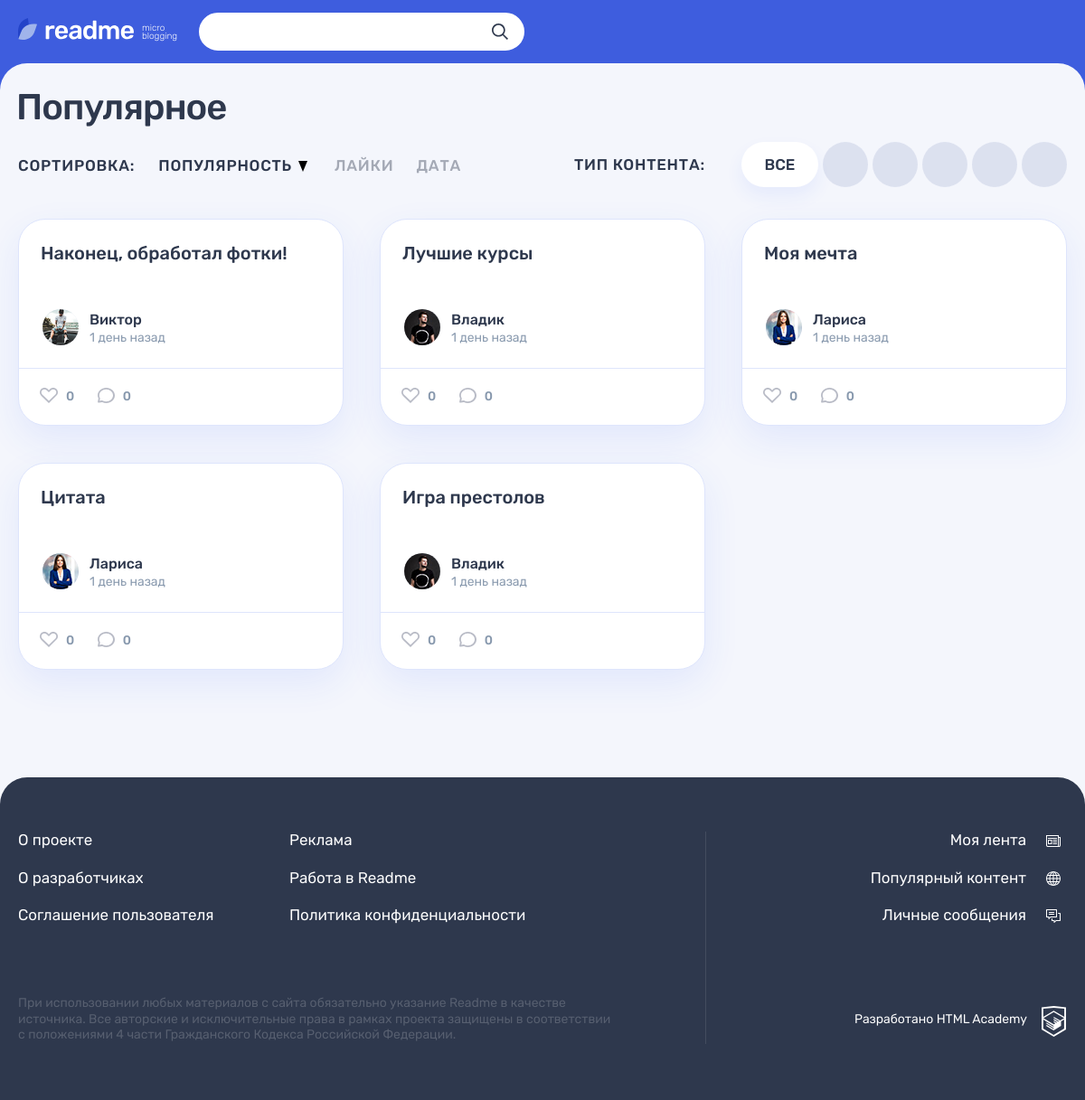
The page / on the database its author committed.
### tables this page shows
CREATE TABLE post_types (
  id INT AUTO_INCREMENT PRIMARY KEY,
  title VARCHAR(128) NOT NULL,
  name VARCHAR(128) NOT NULL UNIQUE
);

CREATE TABLE posts (
  id INT AUTO_INCREMENT PRIMARY KEY,
  creation_date DATETIME DEFAULT CURRENT_TIMESTAMP,
  author_id INT NOT NULL,
  post_type_id INT NOT NULL,
  title VARCHAR(128) NOT NULL,
  text TEXT NULL DEFAULT NULL,
  quote VARCHAR(128) NULL DEFAULT '',
  photo VARCHAR(128) NULL DEFAULT '',
  video VARCHAR(128) NULL DEFAULT '',
  link VARCHAR(128) NULL DEFAULT '',
  count_views INT NULL DEFAULT NULL
);

CREATE TABLE users (
  id INT AUTO_INCREMENT PRIMARY KEY,
  creation_date DATETIME DEFAULT CURRENT_TIMESTAMP, 
  email VARCHAR(128) NOT NULL UNIQUE,
  login VARCHAR(128) NOT NULL UNIQUE,
  password CHAR(64) NOT NULL,
  avatar VARCHAR(128) NULL DEFAULT ''
);

### helpers.php (called while the page is built, shortened)
<?php
function get_noun_plural_form(int $number, string $one, string $two, string $many): string
{
    $number = (int)$number;
    $mod10 = $number % 10;
    $mod100 = $number % 100;
    switch (true) {
        case ($mod10 === 1):
            return $one;
    }
}
function include_template($name, array $data = [])
{
    $name = 'templates/' . $name;
    extract($data);
    require $name;
    $result = ob_get_clean();
    return $result;
}
function format_datetime($datetime) {
    $date_now = date('Y-m-d H:i:s');
    $diff = date_diff(date_create($datetime), date_create($date_now));
    $timestamp_random = strtotime($datetime);
    $timestamp_now = strtotime($date_now);
    $difference = $timestamp_now - $timestamp_random;
if ($difference < 3600)
    {
    $one = "минута";
    $two = "минуты";
    $many = "минут";
    $days_count = date_interval_format($diff, "%i");
    }
elseif($difference >= 3600 and $difference < 86400)
    {
    $one = "час";
    $two = "часа";
    $many = "часов";
    $days_count = date_interval_format($diff, "%h");
    }
elseif($difference >= 86400 and $difference < 604800)
    {
    $one = "день";
    $two = "дня";
    $many = "дней";
    $days_count = date_interval_format($diff, "%d");
    }
elseif($difference >= 604800 and $difference < 3024000)
    {
    $one = "неделя";
    $two = "недели";
    $many = "недель";
    $days_count = (date_interval_format($diff, '%d'))/7;
    }
elseif($difference >= 3024000)
    {
    $one = "месяц";
    $two = "месяца";
    $many = "месяцев";
    $days_count = date_interval_format($diff, "%m");
    }
    $plural_form = get_noun_plural_form($days_count, $one, $two, $many);
    $time = $days_count ." ". $plural_form ." ". "назад";
    return $time;
}

### templates/main.php (the view, shortened to what this page needs)
<div class="container">
    <h1 class="page__title page__title--popular">Популярное</h1>
</div>
<div class="popular container">
    <div class="popular__filters-wrapper">
        <div class="popular__sorting sorting">
            <b class="popular__sorting-caption sorting__caption">Сортировка:</b>
            <ul class="popular__sorting-list sorting__list">
                <li class="sorting__item sorting__item--popular">
                    <a class="sorting__link sorting__link--active" href="#">
                        <span>Популярность</span>
                        <svg class="sorting__icon" width="10" height="12">
                            <use xlink:href="#icon-sort"></use>
                        </svg>
                    </a>
                </li>
                <li class="sorting__item">
                    <a class="sorting__link" href="#">
                        <span>Лайки</span>
                    </a>
                </li>
                <li class="sorting__item">
                    <a class="sorting__link" href="#">
                        <span>Дата</span>
                    </a>
                </li>
            </ul>
        </div>
        <div class="popular__filters filters">
            <b class="popular__filters-caption filters__caption">Тип контента:</b>
            <ul class="popular__filters-list filters__list">
                <li class="popular__filters-item popular__filters-item--all filters__item filters__item--all">
                    <a class="filters__button filters__button--ellipse filters__button--all filters__button--active" href="#">
                        <span>Все</span>
                    </a>
                </li>
                <?php foreach ($post_types as $key => $post_type): ?>
                <li class="popular__filters-item filters__item">
                    <a class="filters__button filters__button--<?= $post_type['name']; ?> button" href="#">
                        <svg class="filters__icon" width="22" height="18">
                            <use xlink:href="#icon-filter-<?= $post_type['name']; ?>"></use>
                        </svg>
                    </a>
                </li>
                <?php endforeach; ?>
            </ul>
        </div>
    </div>
    <div class="popular__posts">
        <?php foreach ($posts as $key => $post): ?>
        <article class="popular__post post post-<?=htmlspecialchars($post['post_type_name']);?>">
            <header class="post__header">
                <h2><?=htmlspecialchars($post['title']);?></h2>
            </header>
            <?php
             $datetime = $post['creation_date'];
             $date_title = date('d.m.Y H:i' ,strtotime($datetime));
             ?>
            <footer class="post__footer">
                <div class="post__author">
                    <a class="post__author-link" href="#" title="Автор">
                        <div class="post__avatar-wrapper">
                            <img class="post__author-avatar" src="img/<?=htmlspecialchars($post['avatar']);?>" alt="Аватар пользователя">
                        </div>
                        <div class="post__info">
                            <b class="post__author-name"><?=htmlspecialchars($post['login']);?></b>
                            <time class="post__time" datetime="<?=$datetime;?>" title="<?=$date_title;?>"><?=format_datetime($datetime);?>
                                </time>
                        </div>
                    </a>
                </div>
                <div class="post__indicators">
                    <div class="post__buttons">
                        <a class="post__indicator post__indicator--likes button" href="#" title="Лайк">
                            <svg class="post__indicator-icon" width="20" height="17">
                                <use xlink:href="#icon-heart"></use>
                            </svg>
                            <span>0</span>
                        </a>
                        <a class="post__indicator post__indicator--comments button" href="#" title="Комментарии">
                            <svg class="post__indicator-icon" width="19" height="17">
                                <use xlink:href="#icon-comment"></use>
                            </svg>
                            <span>0</span>
                        </a>
                    </div>
                </div>
            </footer>
        </article>
    <?php endforeach; ?>
    </div>
</div>

### templates/layout.php (shortened to what this page needs)
<?php
$is_auth = rand(0, 1);
?>
<!DOCTYPE html>
<html lang="ru">
<head>
    <link rel="stylesheet" href="css/main.css">
</head>
<body class="page">
<header class="header">
    <div class="header__wrapper container">
        <div class="header__logo-wrapper">
            <a class="header__logo-link" href="main.html">
                <img class="header__logo" src="img/logo.svg" alt="Логотип readme" width="128" height="24">
            </a>
            <p class="header__topic">
                micro blogging
            </p>
        </div>
        <form class="header__search-form form" action="#" method="get">
            <div class="header__search">
                <input class="header__search-input form__input" type="search">
                <button class="header__search-button button" type="submit">
                    <svg class="header__search-icon" width="18" height="18">
                        <use xlink:href="#icon-search"></use>
                    </svg>
                </button>
            </div>
        </form>
    </div>
</header>
<section class="page__main page__main--popular">
    <?=$main;?>
</section>
<footer class="footer">
    <div class="footer__wrapper">
        <div class="footer__container container">
            <div class="footer__site-info">
                <div class="footer__site-nav">
                    <ul class="footer__info-pages">
                        <li class="footer__info-page">
                            <a class="footer__page-link" href="#">О проекте</a>
                        </li>
                        <li class="footer__info-page">
                            <a class="footer__page-link" href="#">Реклама</a>
                        </li>
                        <li class="footer__info-page">
                            <a class="footer__page-link" href="#">О разработчиках</a>
                        </li>
                        <li class="footer__info-page">
                            <a class="footer__page-link" href="#">Работа в Readme</a>
                        </li>
                        <li class="footer__info-page">
                            <a class="footer__page-link" href="#">Соглашение пользователя</a>
                        </li>
                        <li class="footer__info-page">
                            <a class="footer__page-link" href="#">Политика конфиденциальности</a>
                        </li>
                    </ul>
                </div>
                <p class="footer__license">
                    При использовании любых материалов с сайта обязательно указание Readme в качестве источника. Все авторские и исключительные права в рамках проекта защищены в соответствии с положениями 4 части Гражданского Кодекса Российской Федерации.
                </p>
            </div>
            <div class="footer__my-info">
                <ul class="footer__my-pages">
                    <li class="footer__my-page footer__my-page--feed">
                        <a class="footer__page-link" href="feed.html">Моя лента</a>
                    </li>
                    <li class="footer__my-page footer__my-page--popular">
                        <a class="footer__page-link" href="popular.html">Популярный контент</a>
                    </li>
                    <li class="footer__my-page footer__my-page--messages">
                        <a class="footer__page-link" href="messages.html">Личные сообщения</a>
                    </li>
                </ul>
                <div class="footer__copyright">
                    <a class="footer__copyright-link" href="#">
                        <span>Разработано HTML Academy</span>
                        <svg class="footer__copyright-logo" width="27" height="34">
                            <use xlink:href="#icon-htmlacademy"></use>
                        </svg>
                    </a>
                </div>
            </div>
        </div>
    </div>
</footer>
</body>
</html>

### index.php (shortened to what this page needs)
<?php
require('helpers.php');
$con = mysqli_connect("971699-readme-12", "root", "", "readme_db");
mysqli_set_charset($con, "utf8");
$post_types_sql = "SELECT name
FROM post_types";
$result_post_types = mysqli_query($con, $post_types_sql);
$post_types = mysqli_fetch_all($result_post_types, MYSQLI_ASSOC);
$posts_sql = "SELECT p.id, p.creation_date, p.title, p.text, p.quote, p.photo, p.video, p.link, u.login AS login, u.avatar AS avatar, p_t.name AS post_type_name, p.count_views
FROM posts p
JOIN users u ON p.author_id = u.id
JOIN post_types p_t ON p.post_type_id = p_t.id
ORDER BY count_views DESC
LIMIT 6";
$result_posts = mysqli_query($con, $posts_sql);
$posts = mysqli_fetch_all($result_posts, MYSQLI_ASSOC);
$main = include_template('main.php', ['posts' => $posts, 'post_types' => $post_types]);
$layout = include_template('layout.php', ['title' => $title, 'main' => $main]);
print $layout;

### rows shown on the page
posts: title "Наконец, обработал фотки!", author.avatar (picture), author.login "Виктор", creation_date "1 день назад"
posts: title "Лучшие курсы", author.avatar (picture), author.login "Владик", creation_date "1 день назад"
posts: title "Моя мечта", author.avatar (picture), author.login "Лариса", creation_date "1 день назад"
posts: title "Цитата", author.avatar (picture), author.login "Лариса", creation_date "1 день назад"
posts: title "Игра престолов", author.avatar (picture), author.login "Владик", creation_date "1 день назад"
